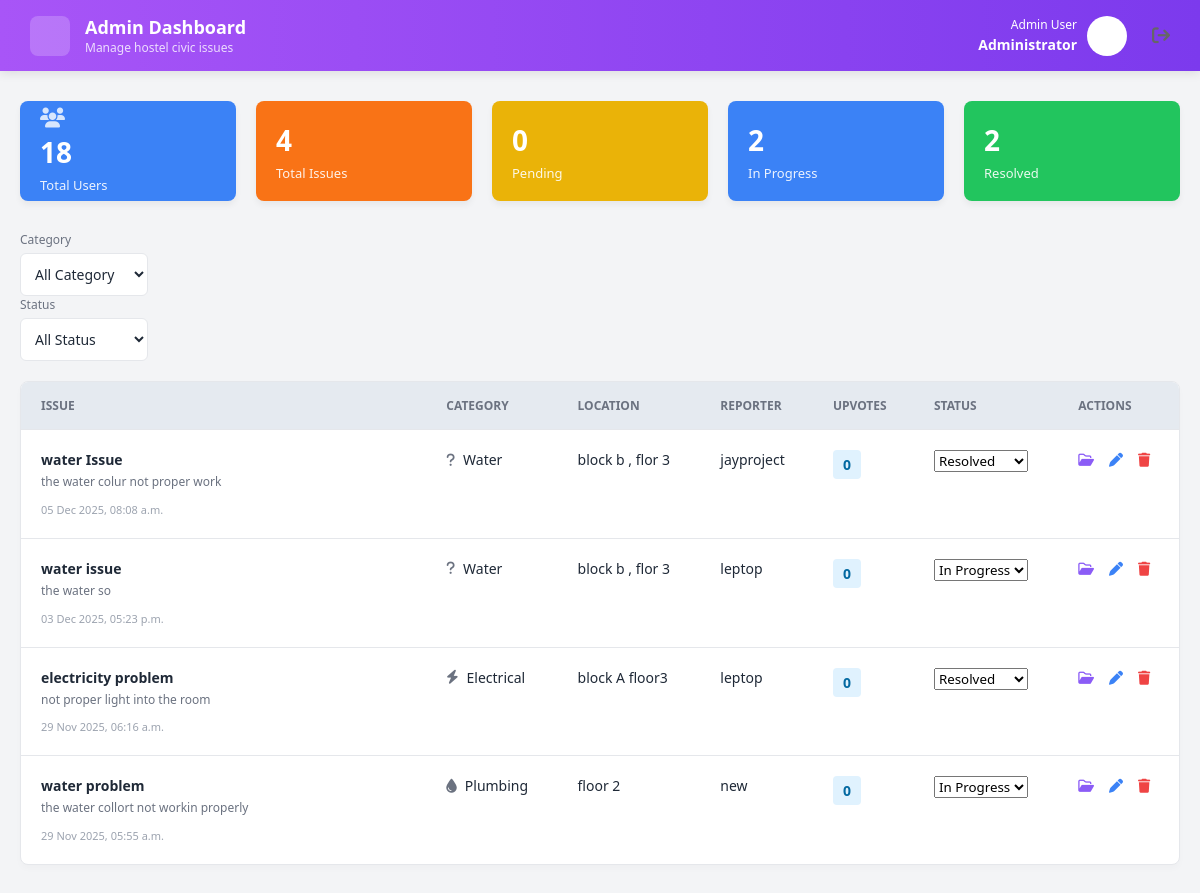
Before: /admindash/ (signed in) with the older database file.
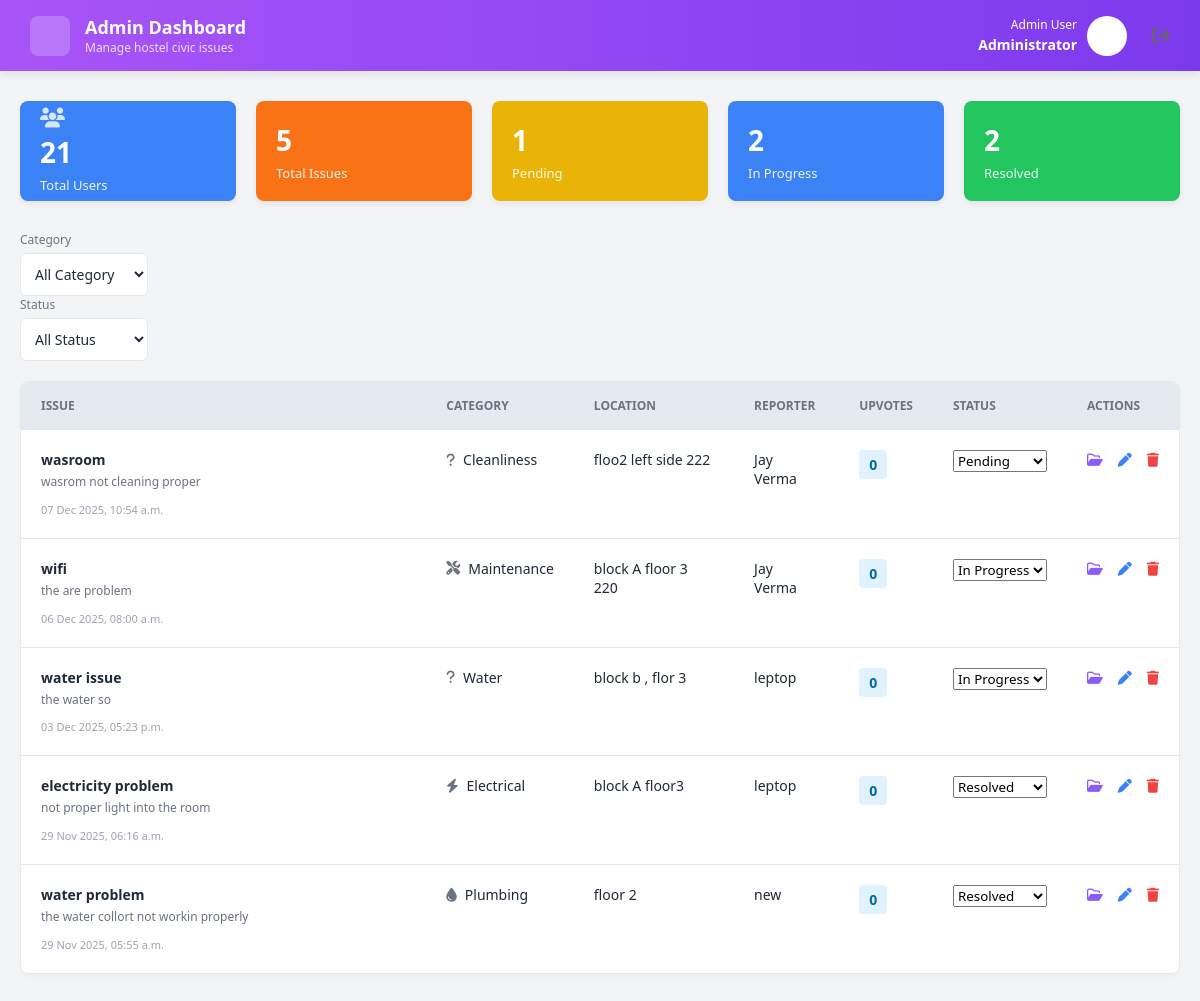
After: the same page with the newer database file.
### hostel_issue/models.py (models this page shows)
class Issue(models.Model):
    title = models.CharField(max_length=200)
    description = models.TextField()
    category = models.CharField(max_length=50, choices=[
        ('Maintenance', 'Maintenance'),
        ('Electrical', 'Electrical'),
        ('Plumbing', 'Plumbing'),
        ('Other', 'Other'),
    ])
    location = models.CharField(max_length=100)
    reported_by = models.ForeignKey(User, on_delete=models.CASCADE)
    created_at = models.DateTimeField(auto_now_add=True)
    status = models.CharField(max_length=20, choices=[
        ('Pending', 'Pending'),
        ('In Progress', 'In Progress'),
        ('Resolved', 'Resolved'),
    ], default='Pending')

### hostel_issue/views.py (the view)
# urls.py: path('admindash/', views.admindash, name='admindash'),
@login_required
@user_passes_test(lambda u: u.is_superuser)
def admindash(request):
    category_filter = request.GET.get('category', 'all')
    status_filter = request.GET.get('status', 'all')
    issues = Issue.objects.all().order_by('-created_at')
    if category_filter != 'all':
        issues = issues.filter(category=category_filter)
    if status_filter != 'all':
        issues = issues.filter(status=status_filter)
    total_users = User.objects.count()
    total_issues = Issue.objects.count()
    pending_count = Issue.objects.filter(status='Pending').count()
    in_progress_count = Issue.objects.filter(status='In Progress').count()
    resolved_count = Issue.objects.filter(status='Resolved').count()
    context = {
        'issues': issues,
        'total_users': total_users,
        'total_issues': total_issues,
        'pending_count': pending_count,
        'in_progress_count': in_progress_count,
        'resolved_count': resolved_count,
        'selected_category': category_filter,
        'selected_status': status_filter,
    }
    return render(request,'admindash.html', context)

### hostel_issue/templates/admindash.html (shortened to what the changed rows need)
{% load static %}
<!DOCTYPE html>
<html lang="en">
<head>
    <link rel="stylesheet" href="https://cdnjs.cloudflare.com/ajax/libs/font-awesome/6.4.0/css/all.min.css">
    <link rel="stylesheet" href="{% static 'admin.css' %}">
    <link rel="stylesheet" href="admin.css">
</head>
<body>
    <header>
        <div class="header-left">
            <div class="header-titles">
                <h1>Admin Dashboard</h1>
            </div>
        </div>
    </header>
    <main class="container">
        <section class="stats-grid">
            <div class="card card-blue">
                <i class="fa-solid fa-users" style="font-size: 20px; opacity: 0.8; margin-bottom: 5px;"></i>
                <h2>{{ total_users }}</h2>
                <span>Total Users</span>
            </div>
            <div class="card card-orange">
                <h2>{{ total_issues }}</h2>
                <span>Total Issues</span>
            </div>
            <div class="card card-yellow">
                <h2>{{ pending_count }}</h2>
                <span>Pending</span>
            </div>
            <div class="card card-blue">
                <h2>{{ in_progress_count }}</h2>
            </div>
            <div class="card card-green">
                <h2>{{ resolved_count }}</h2>
            </div>
        </section>
        <section class="table-wrapper">
            <table>
                <thead>
                    <tr>
                        <th style="width: 35%;">Issue</th>
                        <th>Category</th>
                        <th>Location</th>
                        <th>Reporter</th>
                        <th>Upvotes</th>
                        <th>Status</th>
                        <th>Actions</th>
                    </tr>
                </thead>
                <tbody>
                    {% for issue in issues %}
                    <tr data-issue-id="{{ issue.id }}">
                        <td>
                            <div class="issue-cell">
                                <h3>{{ issue.title }}</h3>
                                <p>{{ issue.description }}</p>
                                <span class="issue-date">{{ issue.created_at|date:"d M Y, h:i a" }}</span>
                            </div>
                        </td>
                        <td>
                            <div class="category-cell">
                                <i class="fa-solid fa-{% if issue.category == 'Maintenance' %}screwdriver-wrench{% elif issue.category == 'Electrical' %}bolt{% elif issue.category == 'Plumbing' %}droplet{% else %}question{% endif %}" style="color:#6b7280;"></i> {{ issue.get_category_display }}
                            </div>
                        </td>
                        <td>{{ issue.location }}</td>
                        <td>
                            <div class="reporter-info">{{ issue.reported_by.first_name }} {{ issue.reported_by.last_name }}</div>
                        </td>
                        <td><span class="upvote-badge">0</span></td>
                        <td>
                            <select class="status-select" data-issue-id="{{ issue.id }}">
                                <option value="Pending" {% if issue.status == 'Pending' %}selected{% endif %}>Pending</option>
                                <option value="In Progress" {% if issue.status == 'In Progress' %}selected{% endif %}>In Progress</option>
                                <option value="Resolved" {% if issue.status == 'Resolved' %}selected{% endif %}>Resolved</option>
                            </select>
                        </td>
                        <td>
                            <div class="actions">
                                <button class="action-btn btn-view" title="View Details"><i class="fa-regular fa-folder-open"></i></button>
                                <button class="action-btn btn-edit" title="Edit Issue"><i class="fa-solid fa-pen"></i></button>
                                <button class="action-btn btn-del" data-issue-id="{{ issue.id }}" title="Delete Issue"><i class="fa-solid fa-trash"></i></button>
                            </div>
                        </td>
                    </tr>
                    {% endfor %}
                </tbody>
            </table>
        </section>
    </main>
</body>
</html>

Changed rows visible on the page:
removed Issue: title "water Issue", description "the water colur not proper work", created_at "05 Dec 2025, 08:08 a.m.", category "Water", location "block b , flor 3", reported_by.first_name "jayproject", status+id "Resolved"
added Issue: title "wasroom", description "wasrom not cleaning proper", created_at "07 Dec 2025, 10:54 a.m.", category "Cleanliness", location "floo2 left side 222", reported_by.first_name "Jay", reported_by.last_name "Verma", status+id "Pending"
added Issue: title "wifi", description "the are problem", created_at "06 Dec 2025, 08:00 a.m.", category "Maintenance", location "block A floor 3 220", reported_by.first_name "Jay", reported_by.last_name "Verma", status+id "In Progress"
changed Issue "water problem": status+id "In Progress" → "Resolved"
Other visible differences:
{{ total_users }}: "18" → "21"
{{ total_issues }}: "4" → "5"
{{ pending_count }}: "0" → "1"
